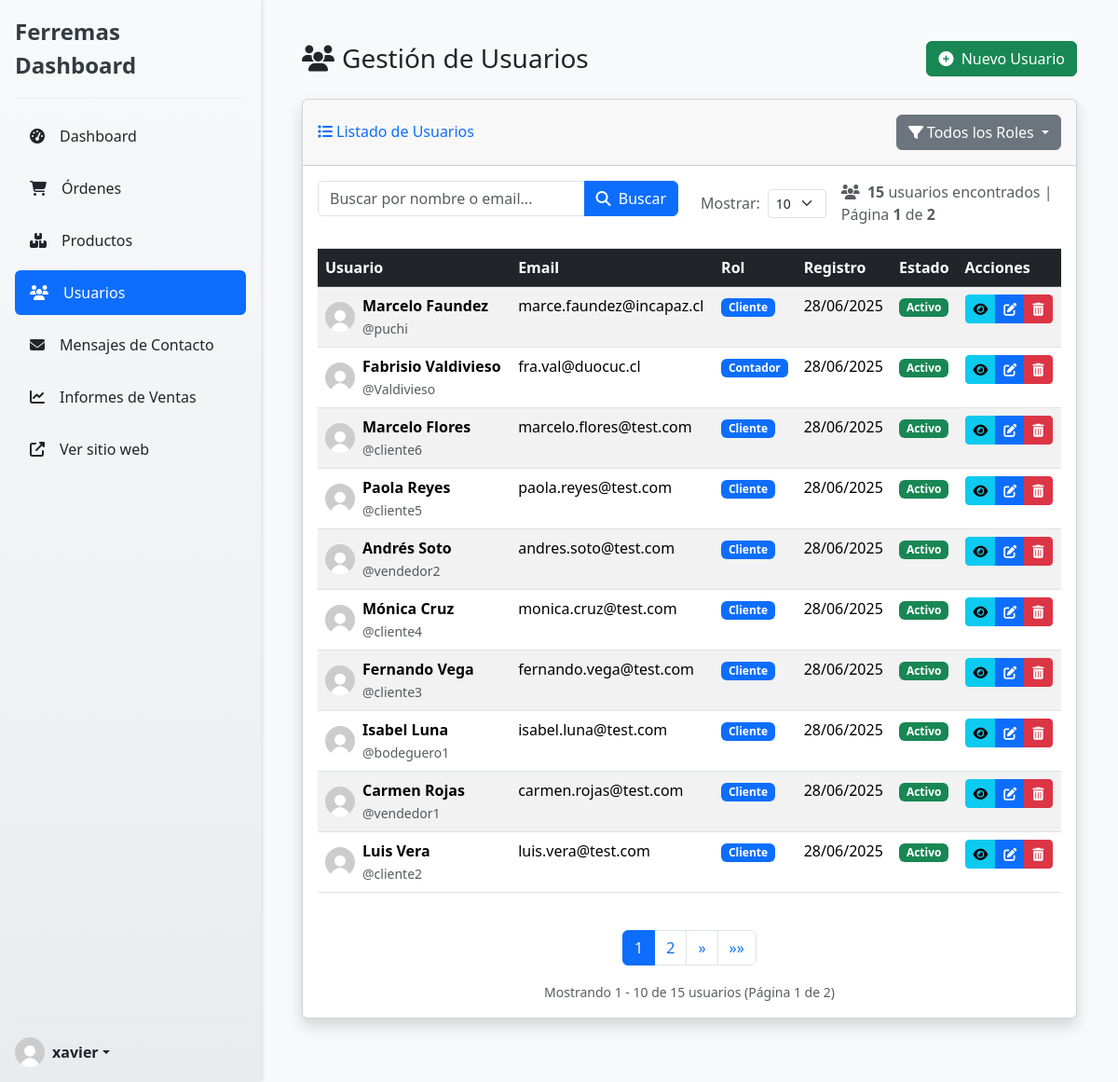
/dashboard/users/ (signed in), run on an earlier commit of the app's database.
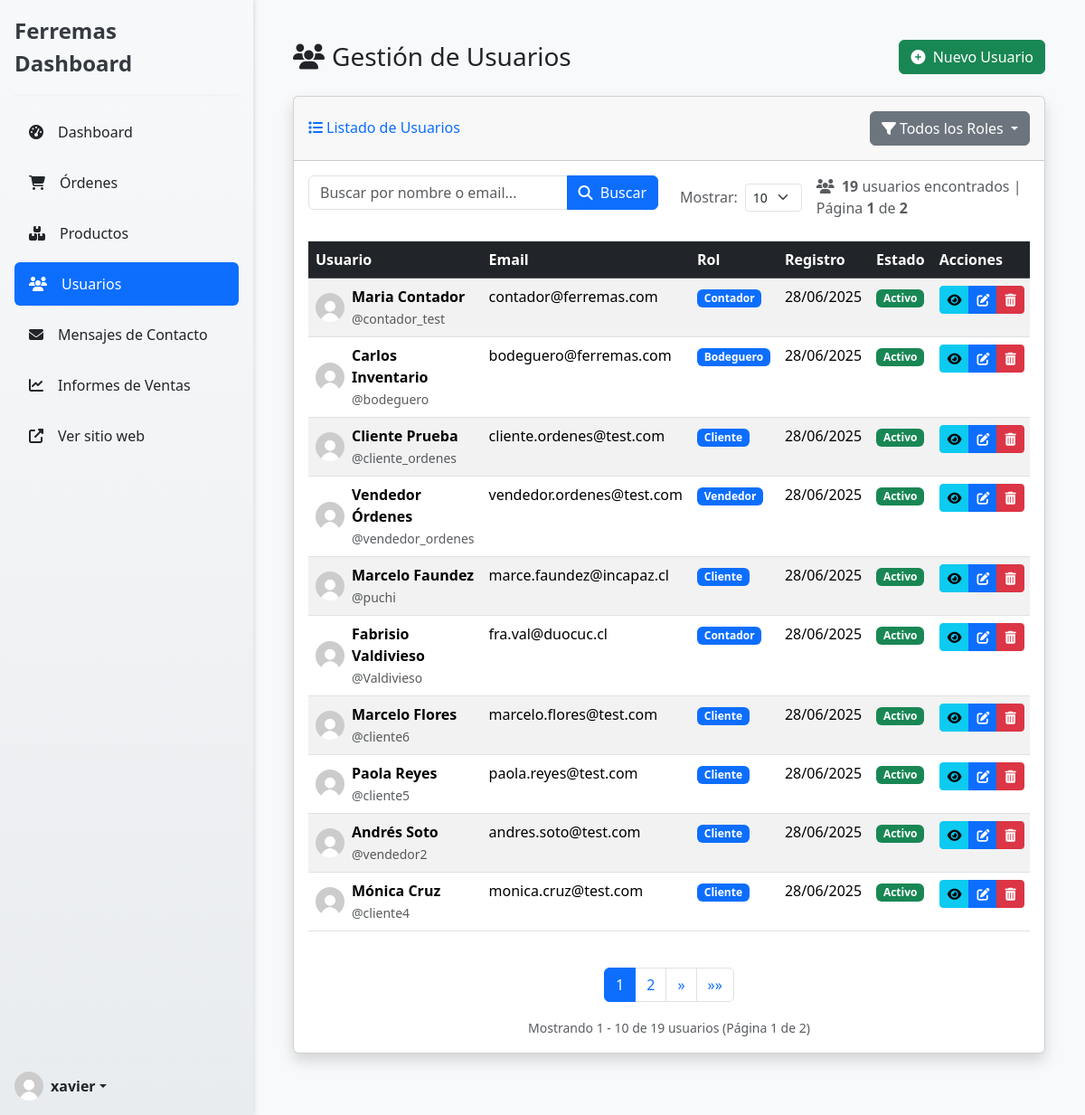
And on a later commit of the database.
### miPaypal/models.py (models this page shows, shortened)
class CustomUser(AbstractUser):
    ROLES = (
        ('cliente', 'Cliente'),
        ('bodeguero', 'Bodeguero'),
        ('contador', 'Contador'),
        ('vendedor', 'Vendedor'),
    )
    rut = models.CharField(max_length=12, blank=True, null=True)
    telefono = models.CharField(max_length=15, blank=True, null=True)
    direccion = models.TextField(blank=True, null=True)
    ciudad = models.CharField(max_length=100, blank=True, null=True, verbose_name="Ciudad")
    rol = models.CharField(max_length=10, choices=ROLES, default='cliente')

### ecommerce/views.py (the view, shortened to what this page needs)
# urls.py: path('dashboard/users/', list_user, name='list-user'),
@admin_only_required
def list_user(request):
    role_filter = request.GET.get('role')
    search_query = request.GET.get('search')
    page_number = request.GET.get('page')
    per_page = request.GET.get('per_page', '10')  # Por defecto 10 usuarios por página
    try:
        per_page = int(per_page)
        if per_page not in [5, 10, 25, 50]:
            per_page = 10
    except (ValueError, TypeError):
        per_page = 10
    users = CustomUser.objects.all().order_by('-date_joined')
    if role_filter:
        users = users.filter(rol=role_filter)
    paginator = Paginator(users, per_page)
    page_obj = paginator.get_page(page_number)
    return render(request, 'dashboard-panel/crud-users/list-user.html', {
        'page_obj': page_obj,
        'current_role': role_filter,
        'search_query': search_query or '',
        'per_page': per_page,
        'user_roles': CustomUser.ROLES
    })

### miPaypal/context_processors.py (called while the page is built)
def cart_context(request):
    cart_count = 0
    try:
        if request.user.is_authenticated:
            cart = Cart.objects.filter(user=request.user).first()
        else:
            if request.session.session_key:
                cart = Cart.objects.filter(session_key=request.session.session_key).first()
            else:
                cart = None
        if cart:
            cart_count = sum(item.quantity for item in cart.cartitem_set.all())
    except Exception:
        cart_count = 0
    return {
        'cart_count': cart_count
    }

### ecommerce/templates/dashboard-panel/crud-users/list-user.html (shortened to what the changed rows need)
{% extends 'dashboard-panel/dashboard.html' %}
{% load static %}
{% block content %}
<div class="container-fluid px-4 py-4">
    <div class="d-flex justify-content-between align-items-center mb-4">
        <h1 class="h3 mb-0"><i class="fas fa-users me-2"></i>Gestión de Usuarios</h1>
    </div>
    <div class="card shadow mb-4">
        <div class="card-body">
            <div class="row mb-4">
                <div class="col-md-6">
                    <div class="d-flex align-items-center justify-content-end gap-3">
                        <div class="text-muted">
                            <i class="fas fa-users me-1"></i>
                            <strong>{{ page_obj.paginator.count }}</strong> usuarios encontrados
                            {% if page_obj.paginator.num_pages > 1 %}
                            | Página <strong>{{ page_obj.number }}</strong> de <strong>{{ page_obj.paginator.num_pages }}</strong>
                            {% endif %}
                        </div>
                    </div>
                </div>
            </div>
            <div class="table-responsive">
                <table class="table table-striped table-hover" id="usersTable" width="100%" cellspacing="0">
                    <thead class="table-dark">
                        <tr>
                            <th>Usuario</th>
                            <th>Email</th>
                            <th>Rol</th>
                            <th>Registro</th>
                            <th>Estado</th>
                            <th>Acciones</th>
                        </tr>
                    </thead>
                    <tbody>
                        {% for user in page_obj %}
                        <tr>
                            <td>
                                <div class="d-flex align-items-center">
                                    <img src="{% static 'images/default-profile.jpg' %}" alt="{{ user.username }}" class="rounded-circle me-2" width="32" height="32">
                                    <div>
                                        <div class="fw-semibold">
                                            {% if user.get_full_name %}
                                                {{ user.get_full_name }}
                                            {% else %}
                                                {{ user.username }}
                                            {% endif %}
                                        </div>
                                        {% if user.get_full_name %}
                                        <small class="text-muted">@{{ user.username }}</small>
                                        {% endif %}
                                    </div>
                                </div>
                            </td>
                            <td>{{ user.email }}</td>
                            <td><span class="badge bg-{% if user.rol == 'admin' %}danger{% elif user.rol == 'staff' %}warning text-dark{% else %}primary{% endif %}">{{ user.get_rol_display }}</span></td>
                            <td>{{ user.date_joined|date:"d/m/Y" }}</td>
                            <td>
                                {% if user.is_active %}
                                <span class="badge bg-success">Activo</span>
                                {% else %}
                                <span class="badge bg-secondary">Inactivo</span>
                                {% endif %}
                            </td>
                            <td>
                                <div class="btn-group" role="group">
                                    <a href="{% url 'view-user-detail' user.id %}" class="btn btn-info btn-sm" title="Ver detalles">
                                        <i class="fas fa-eye"></i>
                                    </a>
                                    <a href="{% url 'edit-user' user.id %}" class="btn btn-primary btn-sm" title="Editar">
                                        <i class="fas fa-edit"></i>
                                    </a>
                                    <a href="{% url 'delete-user' user.id %}" class="btn btn-danger btn-sm" title="Eliminar">
                                        <i class="fas fa-trash-alt"></i>
                                    </a>
                                </div>
                            </td>
                        </tr>
                        {% empty %}
                        <tr>
                            <td colspan="6" class="text-center py-4">No hay usuarios registrados</td>
                        </tr>
                        {% endfor %}
                    </tbody>
                </table>
            </div>
            {% if page_obj.paginator.num_pages > 1 %}
            <nav aria-label="Page navigation" class="mt-4">
                <ul class="pagination justify-content-center">
                    {% for num in page_obj.paginator.page_range %}
                        {% if page_obj.number == num %}
                        <li class="page-item active">
                            <a class="page-link" href="#">{{ num }}</a>
                        </li>
                        {% elif num > page_obj.number|add:'-3' and num < page_obj.number|add:'3' %}
                        <li class="page-item">
                            <a class="page-link" href="?page={{ num }}">{{ num }}</a>
                        </li>
                        {% endif %}
                    {% endfor %}
                    {% if page_obj.has_next %}
                    <li class="page-item">
                        <a class="page-link" href="?page={{ page_obj.next_page_number }}" aria-label="Siguiente">
                            <span aria-hidden="true">&raquo;</span>
                        </a>
                    </li>
                    <li class="page-item">
                        <a class="page-link" href="?page={{ page_obj.paginator.num_pages }}" aria-label="Última">
                            <span aria-hidden="true">&raquo;&raquo;</span>
                        </a>
                    </li>
                    {% endif %}
                </ul>
                <div class="text-center mt-3">
                    <small class="text-muted">
                        Mostrando {{ page_obj.start_index }} - {{ page_obj.end_index }} de {{ page_obj.paginator.count }} usuarios
                        (Página {{ page_obj.number }} de {{ page_obj.paginator.num_pages }})
                    </small>
                </div>
            </nav>
            {% endif %}
        </div>
    </div>
</div>
{% endblock %}

What changed in the data, as far as the page shows it:
no longer on this page (row unchanged): CustomUser: get_full_name "Fernando Vega", username "cliente3", email "fernando.vega@test.com", rol "Cliente", date_joined "28/06/2025", is_active "Activo"
no longer on this page (row unchanged): CustomUser: get_full_name "Isabel Luna", username "bodeguero1", email "isabel.luna@test.com", rol "Cliente", date_joined "28/06/2025", is_active "Activo"
no longer on this page (row unchanged): CustomUser: get_full_name "Carmen Rojas", username "vendedor1", email "carmen.rojas@test.com", rol "Cliente", date_joined "28/06/2025", is_active "Activo"
no longer on this page (row unchanged): CustomUser: get_full_name "Luis Vera", username "cliente2", email "luis.vera@test.com", rol "Cliente", date_joined "28/06/2025", is_active "Activo"
added CustomUser: get_full_name "Maria Contador", username "contador_test", email "contador@ferremas.com", rol "Contador", date_joined "28/06/2025", is_active "Activo"
added CustomUser: get_full_name "Carlos Inventario", username "bodeguero", email "bodeguero@ferremas.com", rol "Bodeguero", date_joined "28/06/2025", is_active "Activo"
added CustomUser: get_full_name "Cliente Prueba", username "cliente_ordenes", email "cliente.ordenes@test.com", rol "Cliente", date_joined "28/06/2025", is_active "Activo"
added CustomUser: get_full_name "Vendedor Órdenes", username "vendedor_ordenes", email "vendedor.ordenes@test.com", rol "Vendedor", date_joined "28/06/2025", is_active "Activo"
Also different on the page:
{{ page_obj.paginator.count }}: "15" → "19"
